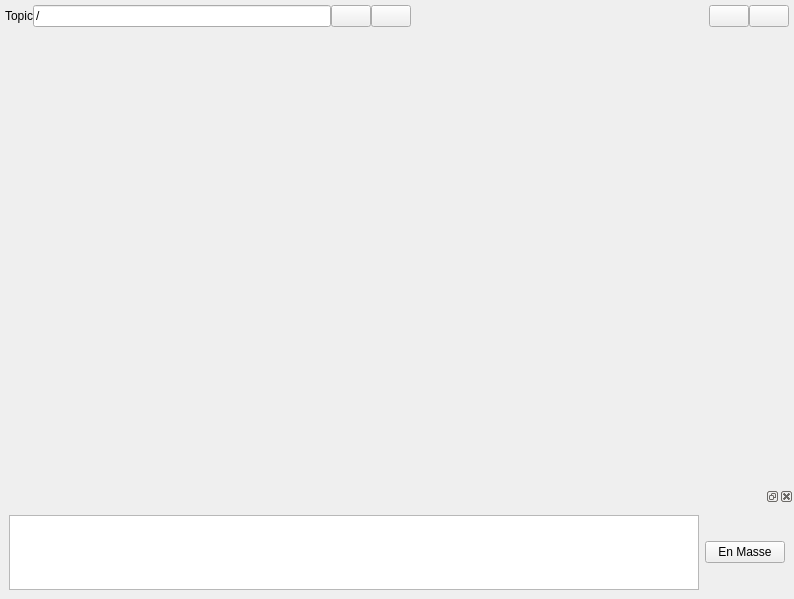
<?xml version="1.0" encoding="UTF-8"?>
<ui version="4.0">
 <class>DataPlotWidget</class>
 <widget class="QWidget" name="DataPlotWidget">
  <property name="geometry">
   <rect>
    <x>0</x>
    <y>0</y>
    <width>794</width>
    <height>599</height>
   </rect>
  </property>
  <property name="acceptDrops">
   <bool>true</bool>
  </property>
  <property name="windowTitle">
   <string>Plot</string>
  </property>
  <layout class="QVBoxLayout" name="verticalLayout">
   <property name="spacing">
    <number>0</number>
   </property>
   <property name="margin">
    <number>0</number>
   </property>
   <item>
    <layout class="QHBoxLayout" name="dataPlotControls">
     <property name="spacing">
      <number>0</number>
     </property>
     <property name="sizeConstraint">
      <enum>QLayout::SetDefaultConstraint</enum>
     </property>
     <property name="margin">
      <number>5</number>
     </property>
     <item>
      <widget class="QLabel" name="label">
       <property name="text">
        <string>Topic</string>
       </property>
      </widget>
     </item>
     <item>
      <widget class="QLineEdit" name="topic_edit">
       <property name="text">
        <string>/</string>
       </property>
      </widget>
     </item>
     <item>
      <widget class="QPushButton" name="subscribe_topic_button">
       <property name="sizePolicy">
        <sizepolicy hsizetype="Preferred" vsizetype="Fixed">
         <horstretch>0</horstretch>
         <verstretch>0</verstretch>
        </sizepolicy>
       </property>
       <property name="contextMenuPolicy">
        <enum>Qt::DefaultContextMenu</enum>
       </property>
       <property name="toolTip">
        <string>add topic to plot</string>
       </property>
      </widget>
     </item>
     <item>
      <widget class="QPushButton" name="remove_topic_button"/>
     </item>
     <item>
      <spacer name="spacer">
       <property name="orientation">
        <enum>Qt::Horizontal</enum>
       </property>
       <property name="sizeHint" stdset="0">
        <size>
         <width>40</width>
         <height>20</height>
        </size>
       </property>
      </spacer>
     </item>
     <item>
      <widget class="QPushButton" name="pause_button">
       <property name="sizePolicy">
        <sizepolicy hsizetype="Preferred" vsizetype="Fixed">
         <horstretch>0</horstretch>
         <verstretch>0</verstretch>
        </sizepolicy>
       </property>
       <property name="toolTip">
        <string>pause plot</string>
       </property>
       <property name="checkable">
        <bool>true</bool>
       </property>
      </widget>
     </item>
     <item>
      <widget class="QPushButton" name="clear_button">
       <property name="sizePolicy">
        <sizepolicy hsizetype="Preferred" vsizetype="Fixed">
         <horstretch>0</horstretch>
         <verstretch>0</verstretch>
        </sizepolicy>
       </property>
       <property name="toolTip">
        <string>remove all topics</string>
       </property>
      </widget>
     </item>
    </layout>
   </item>
   <item>
    <layout class="QHBoxLayout" name="data_plot_layout">
     <property name="spacing">
      <number>0</number>
     </property>
     <item>
      <spacer name="verticalSpacer">
       <property name="orientation">
        <enum>Qt::Vertical</enum>
       </property>
       <property name="sizeHint" stdset="0">
        <size>
         <width>20</width>
         <height>40</height>
        </size>
       </property>
      </spacer>
     </item>
    </layout>
   </item>
   <item>
    <layout class="QVBoxLayout" name="verticalLayout">
     <property name="spacing">
      <number>0</number>
     </property>
     <property name="sizeConstraint">
      <enum>QLayout::SetFixedSize</enum>
     </property>
     <item>
      <widget class="QDockWidget" name="dockWidget">
       <property name="sizePolicy">
        <sizepolicy hsizetype="Preferred" vsizetype="Maximum">
         <horstretch>0</horstretch>
         <verstretch>0</verstretch>
        </sizepolicy>
       </property>
       <widget class="QWidget" name="dockWidgetContents">
        <layout class="QHBoxLayout" name="horizontalLayout">
         <item>
          <widget class="QTextEdit" name="mass_edit">
           <property name="sizePolicy">
            <sizepolicy hsizetype="Expanding" vsizetype="Fixed">
             <horstretch>0</horstretch>
             <verstretch>0</verstretch>
            </sizepolicy>
           </property>
           <property name="maximumSize">
            <size>
             <width>16777215</width>
             <height>75</height>
            </size>
           </property>
          </widget>
         </item>
         <item>
          <widget class="QPushButton" name="mass_button">
           <property name="text">
            <string>En Masse</string>
           </property>
          </widget>
         </item>
        </layout>
       </widget>
      </widget>
     </item>
    </layout>
   </item>
  </layout>
 </widget>
 <resources/>
 <connections/>
</ui>
